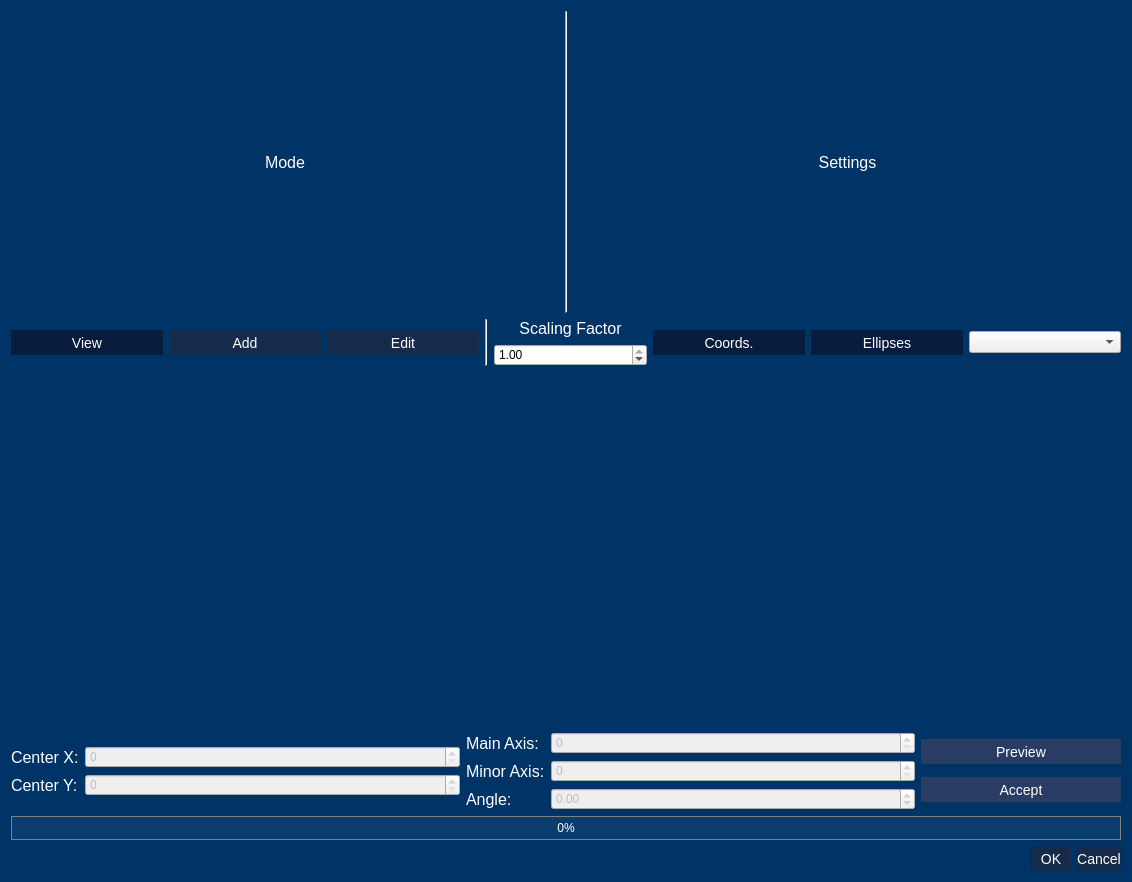
<?xml version="1.0" encoding="UTF-8"?>
<ui version="4.0">
 <class>Dialog</class>
 <widget class="QDialog" name="Dialog">
  <property name="geometry">
   <rect>
    <x>0</x>
    <y>0</y>
    <width>1132</width>
    <height>882</height>
   </rect>
  </property>
  <property name="windowTitle">
   <string>Dialog</string>
  </property>
  <property name="styleSheet">
   <string notr="true">QPushButton[objectName=&quot;btn_red&quot;]{
	color: red;
}

QPushButton[objectName=&quot;btn_green&quot;]{
	color: green;
}

QPushButton[objectName=&quot;btn_blue&quot;]{
	color: blue;
}

QPushButton{
	color: White;
	background-color: rgba(22, 42, 75 , 255);
	border: none;
	font-size: 14px;
 	text-align: center;
     display: inline-block;
	min-height: 25;
	min-width: 40;
}

QPushButton:hover{
	background-color:  rgba(15, 35, 68 , 255);
}

QPushButton:pressed{
	background-color:  rgba(8, 28, 61 , 255);
}

QPushButton:disabled{
	background-color:  rgba(40, 60, 100 , 255);
}

QPushButton:checked{
	background-color:  rgba(8, 28, 61 , 255);
}

QTableView, QListView{
	color: White;
	background-color: rgba(77, 77, 77, 128)
}

QLabel{
	color:White;
	font-size:16px;
}

QProgressBar {
	color: White;
    border: 1px solid grey;
    background-color: rgb(10, 60, 110);
 }

 QProgressBar::chunk {
     background-color: rgba(77, 77, 77, 128);
 }

QMainWindow{
	background-color: rgb(0, 51, 102);
}

QDialog{
	background-color: rgb(0, 51, 102);
}

QGraphicsView{
	background-color: black;
}</string>
  </property>
  <layout class="QVBoxLayout" name="verticalLayout">
   <item>
    <layout class="QVBoxLayout" name="view">
     <item>
      <layout class="QHBoxLayout" name="horizontalLayout_2">
       <item>
        <widget class="QLabel" name="label">
         <property name="text">
          <string>Mode</string>
         </property>
         <property name="alignment">
          <set>Qt::AlignCenter</set>
         </property>
        </widget>
       </item>
       <item>
        <widget class="Line" name="line_4">
         <property name="orientation">
          <enum>Qt::Vertical</enum>
         </property>
        </widget>
       </item>
       <item>
        <widget class="QLabel" name="label_3">
         <property name="text">
          <string>Settings</string>
         </property>
         <property name="alignment">
          <set>Qt::AlignCenter</set>
         </property>
        </widget>
       </item>
      </layout>
     </item>
     <item>
      <layout class="QHBoxLayout" name="bar">
       <item>
        <widget class="QPushButton" name="btn_view">
         <property name="maximumSize">
          <size>
           <width>16777215</width>
           <height>16777215</height>
          </size>
         </property>
         <property name="toolTip">
          <string>Activates View Mode. No Changes possible. Hotkey: 1</string>
         </property>
         <property name="text">
          <string>View</string>
         </property>
         <property name="checkable">
          <bool>true</bool>
         </property>
         <property name="checked">
          <bool>true</bool>
         </property>
         <attribute name="buttonGroup">
          <string notr="true">btng_mode</string>
         </attribute>
        </widget>
       </item>
       <item>
        <widget class="QPushButton" name="btn_add">
         <property name="maximumSize">
          <size>
           <width>16777215</width>
           <height>16777215</height>
          </size>
         </property>
         <property name="toolTip">
          <string>Activates Add mode. Enables Addition of new Foci/Nuclei. Hotkey: 2</string>
         </property>
         <property name="text">
          <string>Add</string>
         </property>
         <property name="checkable">
          <bool>true</bool>
         </property>
         <property name="checked">
          <bool>false</bool>
         </property>
         <attribute name="buttonGroup">
          <string notr="true">btng_mode</string>
         </attribute>
        </widget>
       </item>
       <item>
        <widget class="QPushButton" name="btn_edit">
         <property name="maximumSize">
          <size>
           <width>16777215</width>
           <height>16777215</height>
          </size>
         </property>
         <property name="toolTip">
          <string>Acitvates Edit Mode. Allow Editing of existing Nuclei/Foci. Hotkey: 3</string>
         </property>
         <property name="text">
          <string>Edit</string>
         </property>
         <property name="checkable">
          <bool>true</bool>
         </property>
         <attribute name="buttonGroup">
          <string notr="true">btng_mode</string>
         </attribute>
        </widget>
       </item>
       <item>
        <widget class="Line" name="line_2">
         <property name="orientation">
          <enum>Qt::Vertical</enum>
         </property>
        </widget>
       </item>
       <item>
        <layout class="QVBoxLayout" name="verticalLayout_2" stretch="0,0">
         <item>
          <widget class="QLabel" name="label_2">
           <property name="text">
            <string>Scaling Factor</string>
           </property>
           <property name="alignment">
            <set>Qt::AlignCenter</set>
           </property>
          </widget>
         </item>
         <item>
          <widget class="QDoubleSpinBox" name="spb_sizeFactor">
           <property name="maximum">
            <double>1.000000000000000</double>
           </property>
           <property name="singleStep">
            <double>0.010000000000000</double>
           </property>
           <property name="value">
            <double>1.000000000000000</double>
           </property>
          </widget>
         </item>
        </layout>
       </item>
       <item>
        <widget class="QPushButton" name="btn_coords">
         <property name="maximumSize">
          <size>
           <width>16777215</width>
           <height>16777215</height>
          </size>
         </property>
         <property name="toolTip">
          <string>Should the currently hovered Coordinates be tracked? Hotkey: 6</string>
         </property>
         <property name="text">
          <string>Coords.</string>
         </property>
         <property name="checkable">
          <bool>true</bool>
         </property>
         <property name="checked">
          <bool>true</bool>
         </property>
        </widget>
       </item>
       <item>
        <widget class="QPushButton" name="btn_show">
         <property name="maximumSize">
          <size>
           <width>16777215</width>
           <height>16777215</height>
          </size>
         </property>
         <property name="toolTip">
          <string>Always draw estimated ellipses. Hotkey: 7</string>
         </property>
         <property name="text">
          <string>Ellipses</string>
         </property>
         <property name="checkable">
          <bool>true</bool>
         </property>
         <property name="checked">
          <bool>true</bool>
         </property>
        </widget>
       </item>
       <item>
        <widget class="QComboBox" name="cbx_channel">
         <property name="maximumSize">
          <size>
           <width>16777215</width>
           <height>16777215</height>
          </size>
         </property>
         <property name="toolTip">
          <string>Select channel to show</string>
         </property>
         <property name="currentText">
          <string/>
         </property>
        </widget>
       </item>
      </layout>
     </item>
    </layout>
   </item>
   <item>
    <widget class="QLabel" name="lbl_status">
     <property name="font">
      <font>
       <pointsize>-1</pointsize>
      </font>
     </property>
     <property name="styleSheet">
      <string notr="true"/>
     </property>
     <property name="text">
      <string/>
     </property>
     <property name="alignment">
      <set>Qt::AlignRight|Qt::AlignTrailing|Qt::AlignVCenter</set>
     </property>
    </widget>
   </item>
   <item>
    <layout class="QHBoxLayout" name="hbox_edit">
     <item>
      <layout class="QFormLayout" name="formLayout">
       <property name="formAlignment">
        <set>Qt::AlignLeading|Qt::AlignLeft|Qt::AlignVCenter</set>
       </property>
       <item row="0" column="0">
        <widget class="QLabel" name="label_4">
         <property name="text">
          <string>Center X:</string>
         </property>
        </widget>
       </item>
       <item row="1" column="0">
        <widget class="QLabel" name="label_5">
         <property name="text">
          <string>Center Y:</string>
         </property>
        </widget>
       </item>
       <item row="0" column="1">
        <widget class="QSpinBox" name="spb_x">
         <property name="enabled">
          <bool>false</bool>
         </property>
         <property name="toolTip">
          <string>X coordinate of the ellipse center</string>
         </property>
        </widget>
       </item>
       <item row="1" column="1">
        <widget class="QSpinBox" name="spb_y">
         <property name="enabled">
          <bool>false</bool>
         </property>
         <property name="toolTip">
          <string>Y coordinate of the ellipse center</string>
         </property>
        </widget>
       </item>
      </layout>
     </item>
     <item>
      <layout class="QFormLayout" name="formLayout_2">
       <property name="formAlignment">
        <set>Qt::AlignLeading|Qt::AlignLeft|Qt::AlignVCenter</set>
       </property>
       <item row="0" column="0">
        <widget class="QLabel" name="label_6">
         <property name="enabled">
          <bool>true</bool>
         </property>
         <property name="text">
          <string>Main Axis:</string>
         </property>
        </widget>
       </item>
       <item row="1" column="0">
        <widget class="QLabel" name="label_7">
         <property name="text">
          <string>Minor Axis:</string>
         </property>
        </widget>
       </item>
       <item row="0" column="1">
        <widget class="QSpinBox" name="spb_width">
         <property name="enabled">
          <bool>false</bool>
         </property>
         <property name="toolTip">
          <string>Length of the major axis in pixel</string>
         </property>
        </widget>
       </item>
       <item row="1" column="1">
        <widget class="QSpinBox" name="spb_height">
         <property name="enabled">
          <bool>false</bool>
         </property>
         <property name="toolTip">
          <string>Length of the minor axis in pixel</string>
         </property>
        </widget>
       </item>
       <item row="2" column="0">
        <widget class="QLabel" name="label_8">
         <property name="text">
          <string>Angle:</string>
         </property>
        </widget>
       </item>
       <item row="2" column="1">
        <widget class="QDoubleSpinBox" name="spb_angle">
         <property name="enabled">
          <bool>false</bool>
         </property>
         <property name="toolTip">
          <string>Clockwise angle of the major axis. </string>
         </property>
         <property name="minimum">
          <double>-360.000000000000000</double>
         </property>
         <property name="maximum">
          <double>360.000000000000000</double>
         </property>
        </widget>
       </item>
      </layout>
     </item>
     <item>
      <layout class="QVBoxLayout" name="verticalLayout_3">
       <item>
        <widget class="QPushButton" name="btn_preview">
         <property name="enabled">
          <bool>false</bool>
         </property>
         <property name="maximumSize">
          <size>
           <width>200</width>
           <height>16777215</height>
          </size>
         </property>
         <property name="toolTip">
          <string>Button to preview changes</string>
         </property>
         <property name="text">
          <string>Preview</string>
         </property>
        </widget>
       </item>
       <item>
        <widget class="QPushButton" name="btn_accept">
         <property name="enabled">
          <bool>false</bool>
         </property>
         <property name="maximumSize">
          <size>
           <width>200</width>
           <height>16777215</height>
          </size>
         </property>
         <property name="toolTip">
          <string>Button to accept the performed changes</string>
         </property>
         <property name="text">
          <string>Accept</string>
         </property>
        </widget>
       </item>
      </layout>
     </item>
    </layout>
   </item>
   <item>
    <widget class="QProgressBar" name="prg_loading">
     <property name="value">
      <number>0</number>
     </property>
     <property name="alignment">
      <set>Qt::AlignCenter</set>
     </property>
    </widget>
   </item>
   <item>
    <widget class="QDialogButtonBox" name="buttonBox">
     <property name="orientation">
      <enum>Qt::Horizontal</enum>
     </property>
     <property name="standardButtons">
      <set>QDialogButtonBox::Cancel|QDialogButtonBox::Ok</set>
     </property>
    </widget>
   </item>
  </layout>
 </widget>
 <resources/>
 <connections>
  <connection>
   <sender>buttonBox</sender>
   <signal>accepted()</signal>
   <receiver>Dialog</receiver>
   <slot>accept()</slot>
   <hints>
    <hint type="sourcelabel">
     <x>248</x>
     <y>254</y>
    </hint>
    <hint type="destinationlabel">
     <x>157</x>
     <y>274</y>
    </hint>
   </hints>
  </connection>
  <connection>
   <sender>buttonBox</sender>
   <signal>rejected()</signal>
   <receiver>Dialog</receiver>
   <slot>reject()</slot>
   <hints>
    <hint type="sourcelabel">
     <x>316</x>
     <y>260</y>
    </hint>
    <hint type="destinationlabel">
     <x>286</x>
     <y>274</y>
    </hint>
   </hints>
  </connection>
 </connections>
 <buttongroups>
  <buttongroup name="btng_mode"/>
 </buttongroups>
</ui>
